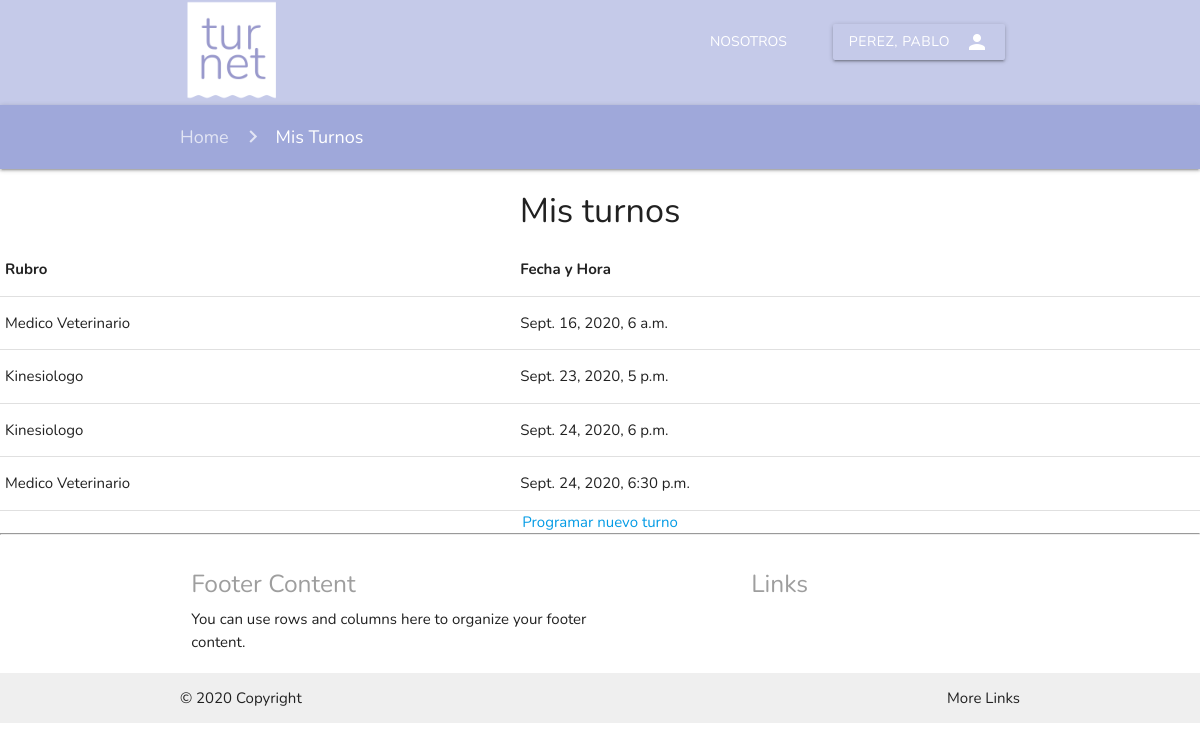
/turnos/homecliente/misturnos/1, run on an earlier commit of the app's database.
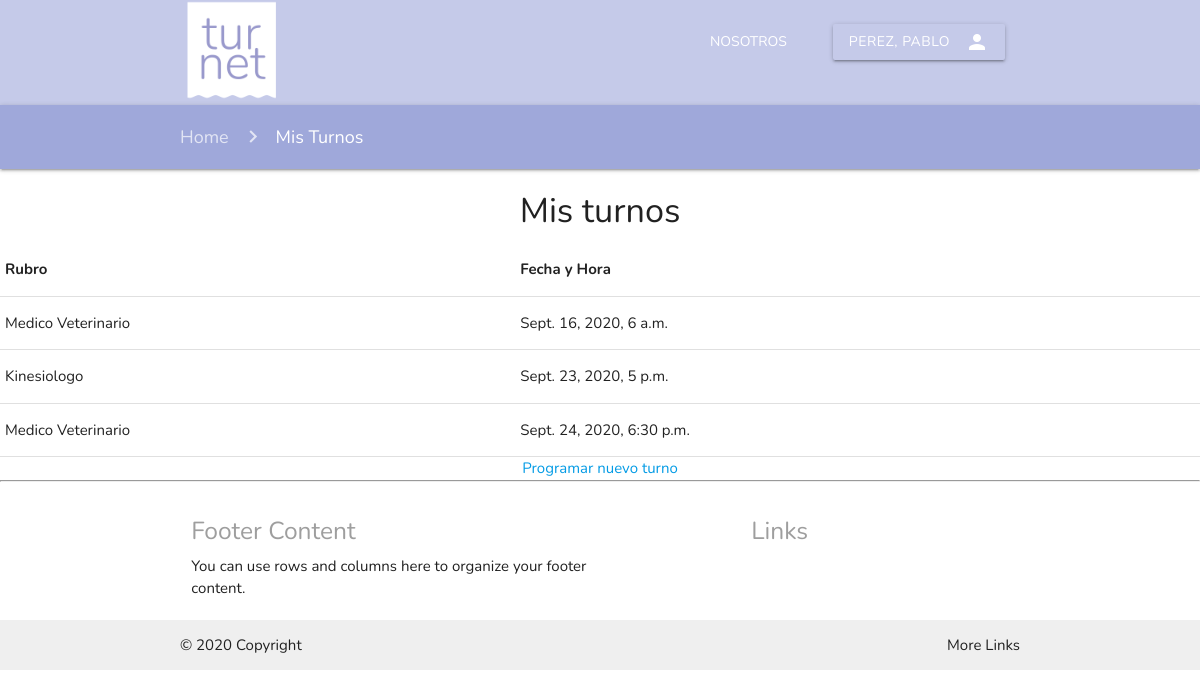
And on a later commit of the database.
### turnos/models.py (models this page shows)
class Turno(models.Model):
	idcliente = models.ForeignKey(Cliente,on_delete=models.CASCADE,null=True,blank=True)
	idproveedor = models.ForeignKey(Proveedor,on_delete=models.CASCADE)
	fecha_turno = models.DateTimeField(null=False,blank=False)
	fecha_solicitud = models.DateTimeField(null=True,blank=True)

class Proveedor(models.Model):
	cuit = models.IntegerField()
	nombre = models.CharField(max_length=30)
	apellido = models.CharField(max_length=30)
	direccion = models.CharField(max_length=30)
	tel = models.CharField(max_length=30)
	mail = models.EmailField(max_length=30)
	descrpcion= models.CharField(max_length=30)
	rubro= models.CharField(max_length=30)

### turnos/views.py (the view)
# urls.py: path('homecliente/misturnos/<int:idcli>',views.get_turnoscli),
def get_turnoscli(request,idcli):
	turnos = Turno.objects.all().filter(idcliente=idcli)
	cliente = Cliente.objects.get(id=idcli)
	temp = loader.get_template("turnoscli.html")
	context = {	"turnos":turnos,
				"apellidocli":cliente.apellido,
				"nombrecli":cliente.nombre,
				"idcli":idcli}
	return HttpResponse(temp.render(context))

### turnos/templates/turnoscli.html (shortened to what this page needs)
{%	extends "homeuser.html" %}
{% load static %}
{% block content %}
<nav class="navbar indigo lighten-4 ">
	<div class="container nav-wrapper ">
	  <a href="#" class="brand-logo "><img class="logo" src="{% static 'img/turnet.png' %}" alt=""></a>
	  <ul class="right hide-on-med-and-down">
		<li><a class="white-text waves-effect waves-light transparent btn-flat" href="#">Nosotros</a></li>
		<li><a class="registro transparent waves-effect waves-light btn" href="#"><i class="material-icons right">person</i>{{apellidocli}}, {{nombrecli}}</a></li>
	  </ul>
	</div>
</nav>
<body>
	<body>
	  <nav class="#7986cb indigo lighten-3">
		<div class="container">
		  <div class="nav-wrapper">
			<div class="col s12">
			  <a href="/turnos/homecliente/{{idcli}}" class="breadcrumb">Home</a>
			  <a href="#!" class="breadcrumb">Mis Turnos</a>
			</div>
		  </div>
		</div>
	  </nav>
	<h4 align="center"> Mis turnos</h4>
<div align="center">
  <table cellspacing="10" cellpadding="10" border="3" >
      <tr>
        <th>Rubro</th>
        <th>Fecha y Hora</th>
      </tr>
      {% for turno in turnos %}
          <tr>
            <td>{{ turno.idproveedor.rubro }}</td>
            <td>{{ turno.fecha_turno }}</td>
          </tr>
      {% endfor %}
    </table>
    <a href="/turnos/homecliente/misturnos/{{idcli}}/lista" target="">Programar nuevo turno</a>
</div>
</body>
{% endblock %}

What changed in the data, as far as the page shows it:
no longer on this page (row edited): Turno: idproveedor.rubro "Kinesiologo", fecha_turno "Sept. 24, 2020, 6 p.m."
